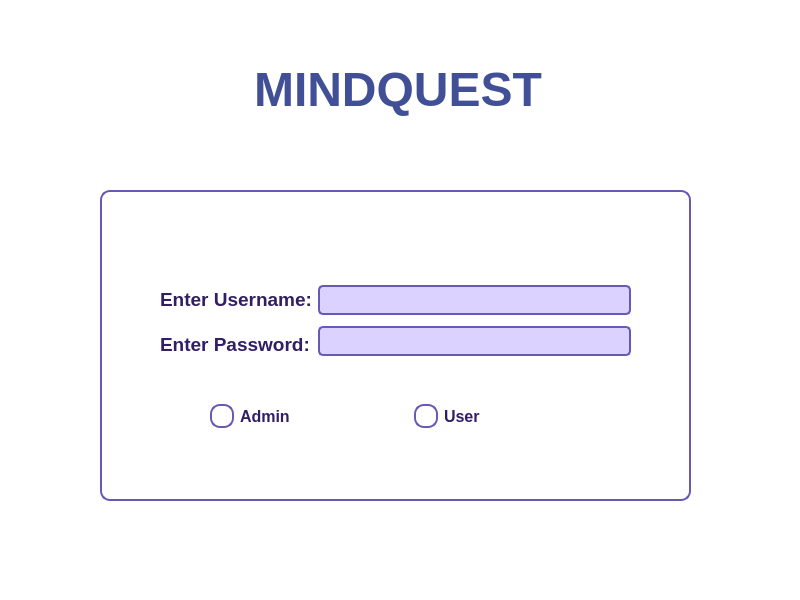
<?xml version="1.0" encoding="UTF-8"?>
<ui version="4.0">
 <class>loginWindow</class>
 <widget class="QMainWindow" name="loginWindow">
  <property name="geometry">
   <rect>
    <x>0</x>
    <y>0</y>
    <width>800</width>
    <height>600</height>
   </rect>
  </property>
  <property name="windowTitle">
   <string>MainWindow</string>
  </property>
  <property name="styleSheet">
   <string notr="true">background-color: rgb(255, 255, 255);</string>
  </property>
  <widget class="QWidget" name="centralwidget">
   <widget class="QGroupBox" name="groupBox_login">
    <property name="geometry">
     <rect>
      <x>100</x>
      <y>190</y>
      <width>591</width>
      <height>311</height>
     </rect>
    </property>
    <property name="styleSheet">
     <string notr="true">/* Main window background */
QMainWindow {
    background-color: rgb(240, 240, 250); /* Light purple background */
}

/* Group boxes */
QGroupBox {
    background-color: rgb(255, 255, 255); /* White background */
    border: 2px solid rgb(104, 90, 180); /* Purple border */
    border-radius: 10px;
    padding: 10px;
}

/* QLabel - general label styling */
QLabel {
    font-size: 14pt;
    color: rgb(50, 30, 100); /* Dark purple text */
}

/* Specific label inside 'GameWindow' */
QLabel#questionLabel {
    font-size: 16pt;
    font-weight: bold;
    color: rgb(50, 30, 100); /* Dark purple */
}

/* QPushButton styling */
QPushButton {
    background-color: rgb(104, 90, 180); /* Purple background */
    color: white;
    font-size: 12pt;
    padding: 6px 12px;
    border-radius: 5px;
}

/* Hover and pressed states for buttons */
QPushButton:hover {
    background-color: rgb(120, 110, 200); /* Lighter purple on hover */
}

QPushButton:pressed {
    background-color: rgb(80, 60, 160); /* Darker purple on press */
}

/* Specific button styling for 'GameWindow' */
QPushButton#button50, QPushButton#buttonSwap, QPushButton#submit {
    background-color: rgb(104, 90, 180); /* Purple background */
}

QPushButton#button50:hover, QPushButton#buttonSwap:hover, QPushButton#submit:hover {
    background-color: rgb(120, 110, 200);
}

/* RadioButtons */
QRadioButton {
    font-size: 12pt;
    color: rgb(50, 30, 100); /* Dark purple */
}

QRadioButton::indicator {
    width: 20px;
    height: 20px;
    border: 2px solid rgb(104, 90, 180); /* Purple border for circle */
    border-radius: 10px;
    background-color: white;
}

QRadioButton::indicator:checked {
    background-color: rgb(104, 90, 180); /* Purple circle when checked */
}

/* ProgressBar */
QProgressBar {
    border: 1px solid rgb(104, 90, 180); /* Purple border */
    border-radius: 5px;
    background-color: rgb(240, 240, 250); /* Light purple background */
    height: 20px;
}

QProgressBar::chunk {
    background-color: rgb(104, 90, 180); /* Purple progress chunk */
    width: 1px;
}

/* QTableWidget - Leaderboard Table */
QTableWidget {
    background-color: rgb(255, 255, 255); /* White background */
    border: 1px solid rgb(104, 90, 180); /* Purple border */
    gridline-color: rgb(104, 90, 180); /* Purple grid lines */
    font-size: 12pt;
    color: rgb(50, 30, 100); /* Dark purple text */
}

/* Table header styling */
QTableWidget::horizontalHeader {
    background-color: rgb(104, 90, 180); /* Purple header */
    color: white;
    font-weight: bold;
    font-size: 14pt;
}

/* Specific QPushButton inside 'BoardWindow' */
QPushButton#closeButton {
    background-color: rgb(104, 90, 180); /* Purple background */
    color: white;
    font-size: 12pt;
    padding: 6px 12px;
    border-radius: 5px;
}

/* Hover and pressed effect for 'closeButton' */
QPushButton#closeButton:hover {
    background-color: rgb(120, 110, 200);
}

QPushButton#closeButton:pressed {
    background-color: rgb(80, 60, 160);
}

/* MenuBar styling */
QMenuBar {
    background-color: rgb(104, 90, 180); /* Purple menu bar */
    color: white;
}

/* StatusBar styling */
QStatusBar {
    background-color: rgb(240, 240, 250); /* Light purple */
    color: rgb(50, 30, 100); /* Dark purple text */
}

/* Score label styling */
QLabel#scoreLabel, QLabel#rankLabel {
    font-size: 14pt;
    color: rgb(50, 30, 100); /* Dark purple */
}
/* Time Label styling */
QLabel#timeLabel {
    font-size: 12pt;
    color: rgb(50, 30, 100); /* Dark purple */
    font-weight: bold;
    background-color: rgb(240, 240, 250); /* Light purple background */
    padding: 5px 10px;
    border-radius: 5px;
}
QLineEdit {
    background-color: rgb(220, 210, 255); /* Very light purple */
    color: rgb(50, 30, 100); /* Darker purple text */
    border: 2px solid rgb(104, 90, 180); /* Purple border */
    border-radius: 5px;
    padding: 5px;
    selection-background-color: rgb(104, 90, 180); /* Highlight color */
    selection-color: white; /* Selected text color */
}</string>
    </property>
    <property name="title">
     <string/>
    </property>
    <widget class="QWidget" name="">
     <property name="geometry">
      <rect>
       <x>110</x>
       <y>210</y>
       <width>401</width>
       <height>32</height>
      </rect>
     </property>
     <layout class="QHBoxLayout" name="horizontalLayout">
      <item>
       <widget class="QRadioButton" name="Admin_radio">
        <property name="font">
         <font>
          <pointsize>12</pointsize>
          <bold>true</bold>
         </font>
        </property>
        <property name="text">
         <string>Admin</string>
        </property>
       </widget>
      </item>
      <item>
       <widget class="QRadioButton" name="User">
        <property name="font">
         <font>
          <pointsize>12</pointsize>
          <bold>true</bold>
         </font>
        </property>
        <property name="text">
         <string>User</string>
        </property>
       </widget>
      </item>
     </layout>
    </widget>
    <widget class="QWidget" name="">
     <property name="geometry">
      <rect>
       <x>60</x>
       <y>90</y>
       <width>471</width>
       <height>83</height>
      </rect>
     </property>
     <layout class="QHBoxLayout" name="horizontalLayout_2">
      <item>
       <layout class="QVBoxLayout" name="verticalLayout">
        <item>
         <widget class="QLabel" name="label">
          <property name="font">
           <font>
            <pointsize>14</pointsize>
            <bold>true</bold>
           </font>
          </property>
          <property name="text">
           <string>Enter Username:</string>
          </property>
         </widget>
        </item>
        <item>
         <widget class="QLabel" name="label_2">
          <property name="font">
           <font>
            <pointsize>14</pointsize>
            <bold>true</bold>
           </font>
          </property>
          <property name="text">
           <string>Enter Password:</string>
          </property>
         </widget>
        </item>
       </layout>
      </item>
      <item>
       <layout class="QVBoxLayout" name="verticalLayout_2">
        <item>
         <widget class="QLineEdit" name="usernamelineEdit"/>
        </item>
        <item>
         <widget class="QLineEdit" name="passwordlineEdit"/>
        </item>
       </layout>
      </item>
     </layout>
    </widget>
   </widget>
   <widget class="QLabel" name="label_3">
    <property name="geometry">
     <rect>
      <x>220</x>
      <y>50</y>
      <width>356</width>
      <height>80</height>
     </rect>
    </property>
    <property name="font">
     <font>
      <pointsize>36</pointsize>
      <bold>true</bold>
     </font>
    </property>
    <property name="styleSheet">
     <string notr="true">selection-color: rgb(104, 90, 180);</string>
    </property>
    <property name="text">
     <string>&lt;html&gt;&lt;head/&gt;&lt;body&gt;&lt;p align=&quot;center&quot;&gt;&lt;span style=&quot; color:#404f96;&quot;&gt;MINDQUEST&lt;/span&gt;&lt;/p&gt;&lt;/body&gt;&lt;/html&gt;</string>
    </property>
   </widget>
  </widget>
  <widget class="QMenuBar" name="menubar">
   <property name="geometry">
    <rect>
     <x>0</x>
     <y>0</y>
     <width>800</width>
     <height>25</height>
    </rect>
   </property>
  </widget>
  <widget class="QStatusBar" name="statusbar"/>
 </widget>
 <resources/>
 <connections/>
</ui>
